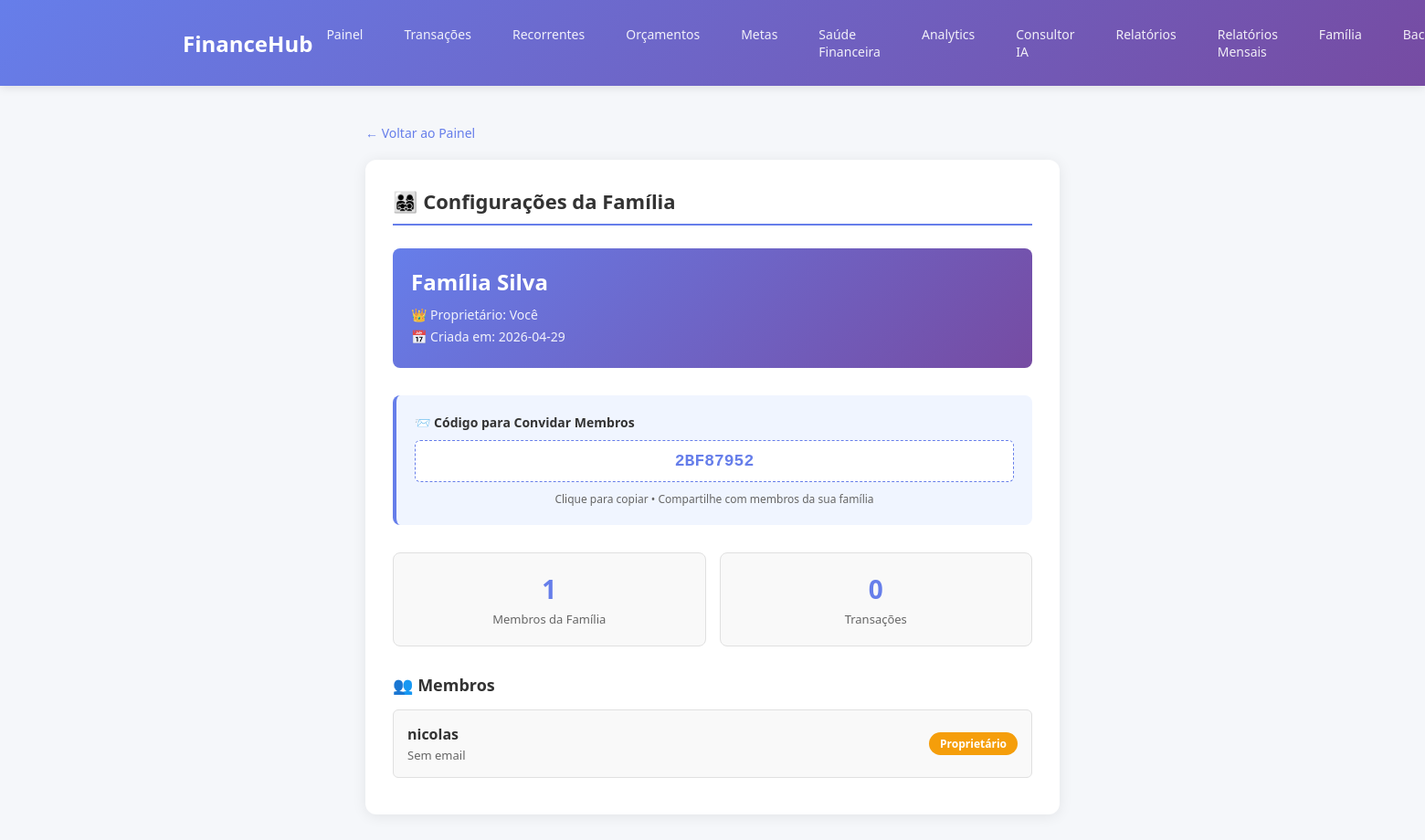
The page /family-settings (signed in) on the database its author committed.
### tables this page shows
CREATE TABLE families (
        id INTEGER PRIMARY KEY AUTOINCREMENT,
        name TEXT NOT NULL,
        owner_id INTEGER NOT NULL,
        created_at TEXT NOT NULL,
        invite_code TEXT UNIQUE,
        FOREIGN KEY(owner_id) REFERENCES users(id)
    );

CREATE TABLE users (
        id INTEGER PRIMARY KEY AUTOINCREMENT,
        username TEXT UNIQUE NOT NULL,
        password TEXT NOT NULL
    , email TEXT, family_id INTEGER, created_at TEXT DEFAULT '2024-01-01');

### app.py (the view)
@app.route("/family-settings")
def family_settings():
    user = get_current_user()
    if not user or not user["family_id"]:
        return redirect(url_for("login"))
    family = get_user_family()
    members = get_family_members(user["family_id"])
    return render_template(
        "family_settings.html",
        user=user,
        family=family,
        members=members
    )

### app.py (called while the page is built)
def db():
    conn = sqlite3.connect("finance.db")
    conn.row_factory = sqlite3.Row
    return conn

def get_current_user():
    user_id = session.get("user_id")
    if not user_id:
        return None
    conn = db()
    c = conn.cursor()
    c.execute("SELECT * FROM users WHERE id = ?", (user_id,))
    user = c.fetchone()
    conn.close()
    if user:
        user_dict = dict(user)
        user_dict.setdefault('email', None)
        user_dict.setdefault('family_id', None)
        user_dict.setdefault('created_at', datetime.now().isoformat())
        return user_dict
    return None

def get_user_family():
    user = get_current_user()
    if not user or not user["family_id"]:
        return None
    conn = db()
    c = conn.cursor()
    c.execute("SELECT * FROM families WHERE id = ?", (user["family_id"],))
    family = c.fetchone()
    conn.close()
    return family

def get_family_members(family_id):
    conn = db()
    c = conn.cursor()
    c.execute("SELECT id, username, email FROM users WHERE family_id = ? ORDER BY username", (family_id,))
    members = c.fetchall()
    conn.close()
    return members

### templates/family_settings.html (shortened to what this page needs)
<!DOCTYPE html>
<html>
<head>
</head>
<body>
    <header>
        <div class="header-content">
            <div class="header-title">FinanceHub</div>
        <div class="header-nav">
                <a href="{{ url_for('home') }}">Painel</a>
                <a href="{{ url_for('transactions') }}">Transações</a>
                <a href="{{ url_for('recurring') }}">Recorrentes</a>
                <a href="{{ url_for('budgets') }}">Orçamentos</a>
                <a href="{{ url_for('goals') }}">Metas</a>
                <a href="{{ url_for('financial_health') }}">Saúde Financeira</a>
                <a href="{{ url_for('analytics') }}">Analytics</a>
                <a href="{{ url_for('investment_advisor') }}">Consultor IA</a>
                <a href="{{ url_for('reports') }}">Relatórios</a>
                <a href="{{ url_for('monthly_reports') }}">Relatórios Mensais</a>
                <a href="{{ url_for('family_settings') }}" class="active">Família</a>
                <a href="{{ url_for('backup') }}">Backup</a>
            </div>
        </div>
    </header>
    <div class="container">
        <a href="{{ url_for('home') }}" class="back-link">← Voltar ao Painel</a>
        <div class="card">
            <h2>👨‍👩‍👧‍👦 Configurações da Família</h2>
            <div class="family-info">
                <div class="family-name">{{ family['name'] }}</div>
                <div class="family-detail">👑 Proprietário: {{ family['owner_id'] == user['id'] and 'Você' or 'Outro membro' }}</div>
                <div class="family-detail">📅 Criada em: {{ family['created_at'][:10] }}</div>
            </div>
            <div class="invite-section">
                <div class="invite-label">📨 Código para Convidar Membros</div>
                <div class="invite-code" onclick="navigator.clipboard.writeText(this.textContent)">{{ family['invite_code'] }}</div>
                <div class="copy-hint">Clique para copiar • Compartilhe com membros da sua família</div>
            </div>
            <div class="stat-grid">
                <div class="stat">
                    <div class="stat-value">{{ members|length }}</div>
                    <div class="stat-label">Membros da Família</div>
                </div>
                <div class="stat">
                    <div class="stat-value">{{ dados|length if dados is defined else 0 }}</div>
                    <div class="stat-label">Transações</div>
                </div>
            </div>
            <div class="members-section">
                <div class="members-title">👥 Membros</div>
                {% if members %}
                    {% for member in members %}
                        <div class="member-item">
                            <div class="member-info">
                                <div class="member-name">{{ member['username'] }}</div>
                                <div class="member-email">{{ member['email'] or 'Sem email' }}</div>
                            </div>
                            {% if member['id'] == family['owner_id'] %}
                                <div class="member-badge owner-badge">Proprietário</div>
                            {% else %}
                                <div class="member-badge">Membro</div>
                            {% endif %}
                        </div>
                    {% endfor %}
                {% else %}
                    <div class="empty-state">
                        <div class="empty-state-icon">👤</div>
                        <p>Nenhum membro encontrado</p>
                    </div>
                {% endif %}
            </div>
        </div>
    </div>
</body>
</html>

### templates/family_settings.html (style rules this page uses)
* { margin: 0; padding: 0; box-sizing: border-box; }
body { background: #f5f7fa; font-family: 'Segoe UI', Tahoma, Geneva, Verdana, sans-serif; color: #333; }
header { background: linear-gradient(135deg, #667eea 0%, #764ba2 100%); color: white; padding: 20px 0; box-shadow: 0 2px 10px rgba(0, 0, 0, 0.1); }
.header-content { max-width: 1200px; margin: 0 auto; padding: 0 20px; display: flex; justify-content: space-between; align-items: center; }
.header-title { font-size: 24px; font-weight: 700; }
.header-nav { display: flex; gap: 15px; }
.header-nav a { color: rgba(255, 255, 255, 0.9); text-decoration: none; font-size: 14px; padding: 8px 15px; border-radius: 4px; transition: background 0.3s; }
.container { max-width: 800px; margin: 40px auto; padding: 0 20px; }
.card { background: white; border-radius: 12px; padding: 30px; box-shadow: 0 2px 15px rgba(0, 0, 0, 0.08); margin-bottom: 20px; }
h2 { font-size: 22px; margin-bottom: 25px; color: #333; border-bottom: 2px solid #667eea; padding-bottom: 10px; }
.family-info { background: linear-gradient(135deg, #667eea 0%, #764ba2 100%); color: white; padding: 20px; border-radius: 8px; margin-bottom: 30px; }
.family-name { font-size: 24px; font-weight: 700; margin-bottom: 10px; }
.family-detail { font-size: 14px; opacity: 0.9; margin-bottom: 5px; }
.invite-section { background: #f0f5ff; padding: 20px; border-radius: 8px; margin-bottom: 30px; border-left: 4px solid #667eea; }
.invite-label { font-weight: 600; color: #333; margin-bottom: 10px; font-size: 14px; }
.invite-code { background: white; padding: 12px; border-radius: 6px; border: 1px dashed #667eea; font-family: 'Courier New', monospace; font-size: 18px; font-weight: 700; color: #667eea; text-align: center; margin-bottom: 10px; user-select: all; }
.copy-hint { font-size: 12px; color: #666; text-align: center; }
.members-section { margin-top: 30px; }
.members-title { font-size: 18px; font-weight: 700; margin-bottom: 15px; color: #333; }
.member-item { background: #f9f9f9; padding: 15px; border-radius: 6px; margin-bottom: 10px; border: 1px solid #e0e0e0; display: flex; justify-content: space-between; align-items: center; }
.member-info { flex: 1; }
.member-name { font-weight: 600; color: #333; margin-bottom: 3px; }
.member-email { font-size: 13px; color: #666; }
.member-badge { background: #667eea; color: white; padding: 4px 12px; border-radius: 20px; font-size: 12px; font-weight: 600; }
.owner-badge { background: #f59e0b; }
.stat-grid { display: grid; grid-template-columns: repeat(2, 1fr); gap: 15px; margin-bottom: 20px; }
.stat { background: #f9f9f9; padding: 20px; border-radius: 8px; text-align: center; border: 1px solid #e0e0e0; }
.stat-value { font-size: 28px; font-weight: 700; color: #667eea; }
.stat-label { font-size: 13px; color: #666; margin-top: 5px; }
.back-link { display: inline-block; margin-bottom: 20px; color: #667eea; text-decoration: none; font-size: 14px; }

### rows shown on the page
families: name "Família Silva", created_at "2026-04-29", invite_code "2BF87952"
users: username "nicolas", member "Sem email", shows "Proprietário"

### other values the page prints
{{ family['owner_id'] == user['id'] and 'Você' or 'Outro membro' }} "Você"
{{ members|length }} "1"
{{ dados|length if dados is defined else 0 }} "0"
